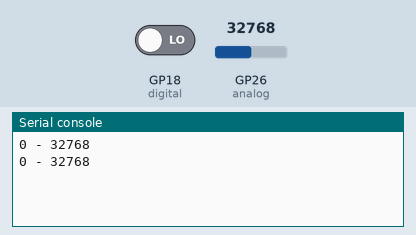
Recording of a program running on a simulated Raspberry Pi Pico running MicroPython. On the bench: the last lines printed to the serial console. Inputs (shaded band) come from the test bench; at power-on: GP26 (analog) = 32768, GP18 (digital) LOW (analog values on the 0–65535 scale).

Above: at 1.2 s.
1.3 s: GP26 (analog) set to 45874
At 2.5 s:
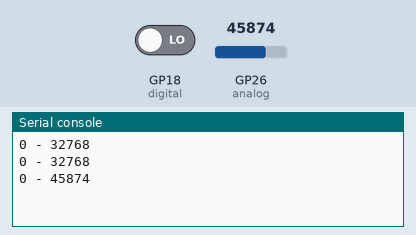
2.8 s: GP18 (digital) driven HIGH
At 3.8 s:
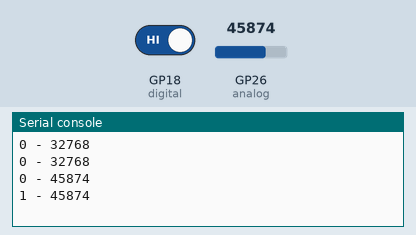
4.3 s: GP26 (analog) set to 57670
At 5.6 s:
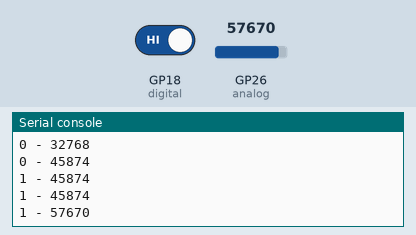
5.8 s: GP18 (digital) driven LOW
At 6.8 s:
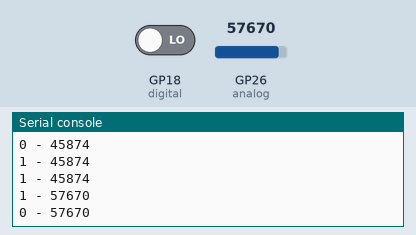
Timing chart, 0 to 8.3 s (numbered marks = the images above; inputs shaded):
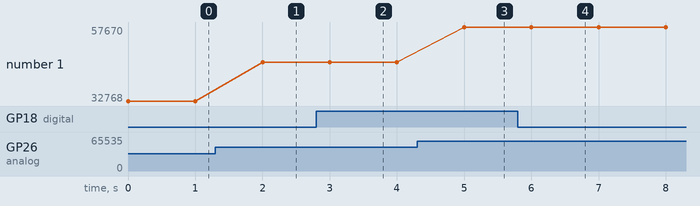

The program:

main.py
```python
# Codigo hecho y verificado por Alvarez Espinoza Raul - 18212141

from machine import Pin, ADC
import time

digital = Pin(18, Pin.IN)
analog = ADC(26)

while True:
    print(str(digital.value()) + ' - ' + str(analog.read_u16()))
    time.sleep(1)
```

Measured:
- after the input at 1.3 s, the serial console: prints a new line after 0.70 s (image 1)
- after the input at 2.8 s, the serial console: prints a new line after 0.20 s (image 2)
- after the input at 4.3 s, the serial console: prints a new line after 0.70 s (image 3)
- after the input at 5.8 s, the serial console: prints a new line after 0.20 s (image 4)
- plotted number 1: 32768 → 45874 after the input at 1.3 s, 45874 → 57670 after the input at 4.3 s
